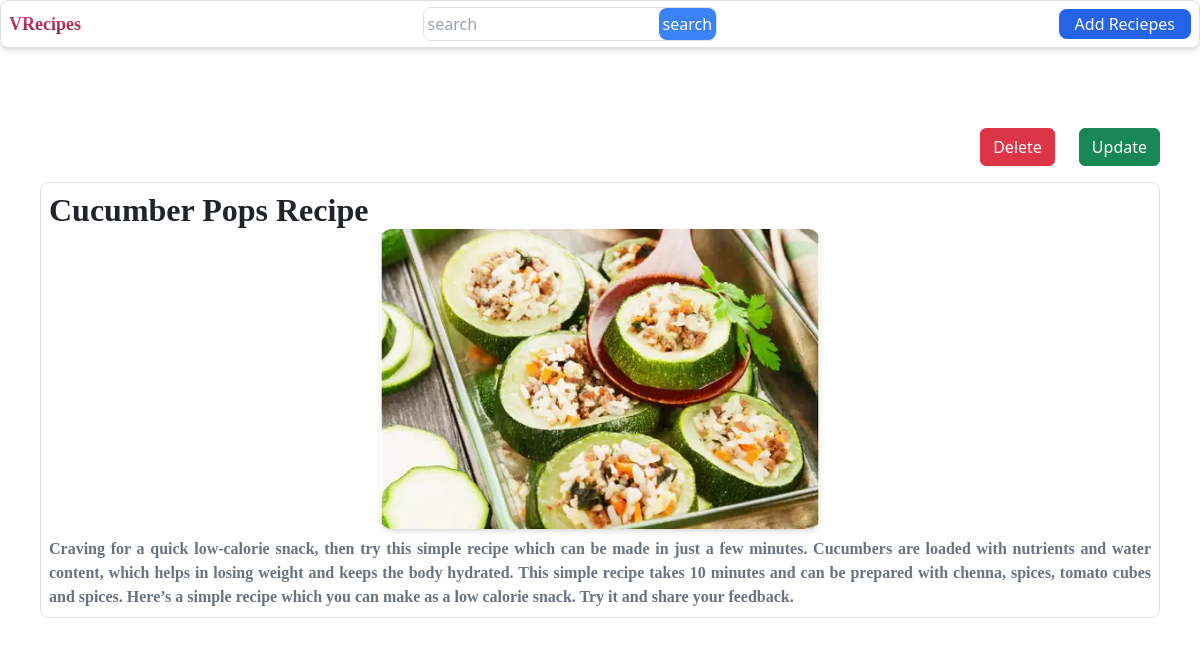
/detail_by/2/, run on the app's committed database.
### home/models.py (models this page shows)
class Reciepy(models.Model):
    user=models.ForeignKey(User,on_delete=models.SET_NULL,null=True,blank=True)
    receipy_name=models.CharField(max_length=100)
    receipy_des=models.TextField()
    receipy_img=models.ImageField(upload_to="receipeimage")

### home/views.py (the view)
# urls.py: path("detail_by/<id>/",detail_by,name='detail_by'),
def detail_by(request,id):
    print(id)
    querySet=Reciepy.objects.get(id=id)
    context={"receipes":querySet}
    return render(request,"detailBy.html",context)

### home/templates/detailBy.html
{% extends "base.html" %} {% block start %}
<div class="mt-10 p-10">
  <div class="flex justify-end gap-4 items-center mb-3">
    <a href="/delete-receipe/{{receipes.id}}" class="btn btn-danger">Delete</a>
    <a href="/update-receipe/{{receipes.id}}" class="btn btn-success">Update</a>
  </div>
  <div class="border rounded-lg p-2 md:p-3">
    <h1 class="font-bold text-[2rem] font-serif">{{receipes.receipy_name}}</h1>
    <div class="flex justify-center items-center">
      <img
        src="/media/{{receipes.receipy_img}}"
        alt="error"
        class="w-full md:w-[40%] h-[300px] md:h-[300px] object-cover rounded-xl shadow-md"
      />
    </div>
    <p class="mt-2 font-semibold text-md font-serif text-gray-500 text-justify">
      {{receipes.receipy_des}}
    </p>
  </div>
</div>
{% endblock %}

### data on the page
Reciepy: receipy_name "Cucumber Pops Recipe", receipy_img (picture), receipy_des "Craving for a quick low-calorie snack, then try this simple recipe which can be made in just a few minutes. Cucumbers are loaded with nutrients and water content, which helps in losing weight and keeps the body hydrated. This simple recipe takes 10 minutes and can be prepared with chenna, spices, tomato cubes and spices. Here’s a simple recipe which you can make as a low calorie snack. Try it and share your feedback."
